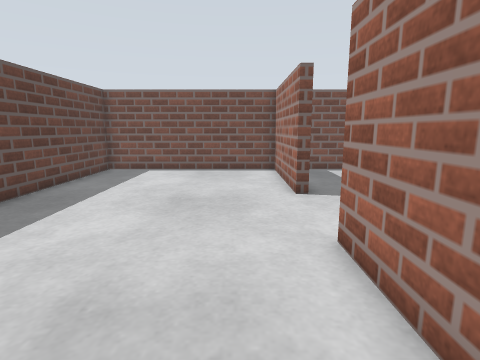
View 1 (above)

17 first-person views from a walk through a world built for the Gazebo simulator. The camera is 0.51 m above the floor, tilts 10° down and sees 80° across. The floor is counted in squares, 0.25 m on a side. Each view is taken from the middle of a square. On the plan, view 1 faces up. The plan holds only what a view shows up to about 17 squares ahead; the rest is blank. The place goes on beyond the plan.

View 2
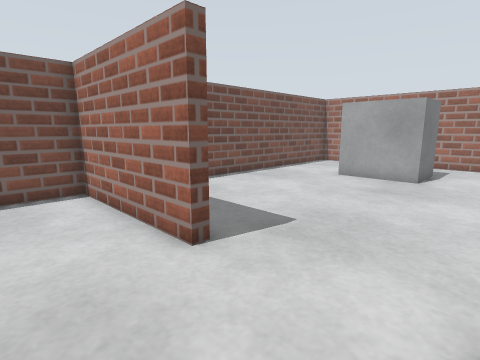

View 3
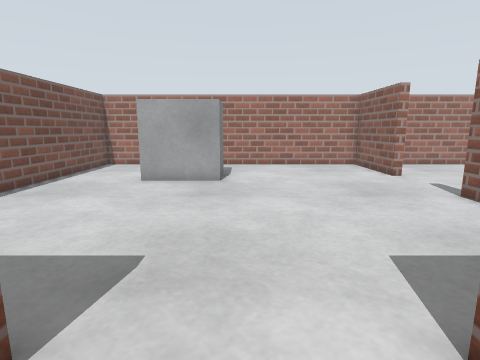

View 4
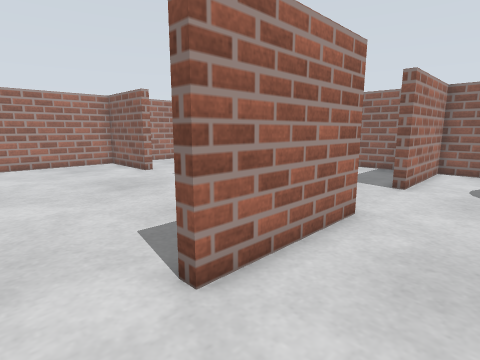

View 5
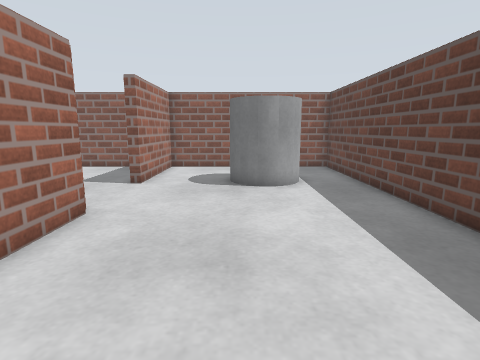

View 6
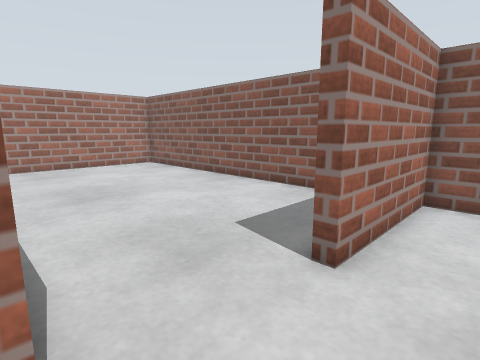

View 7
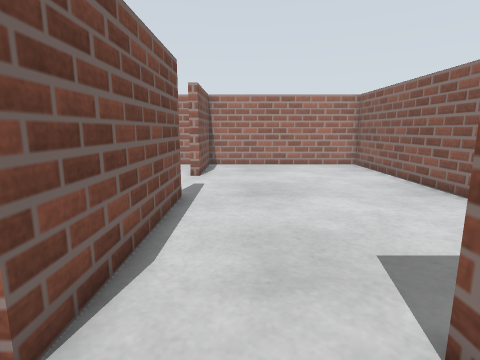

View 8
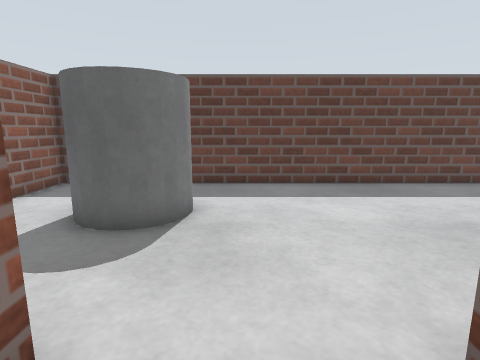

View 9
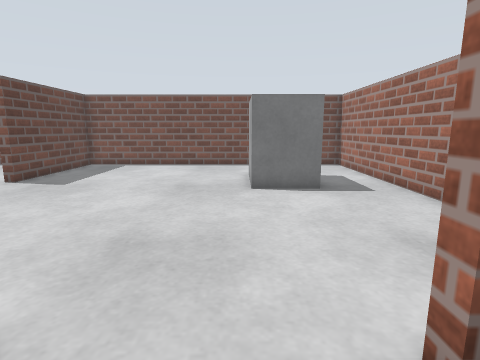

View 10
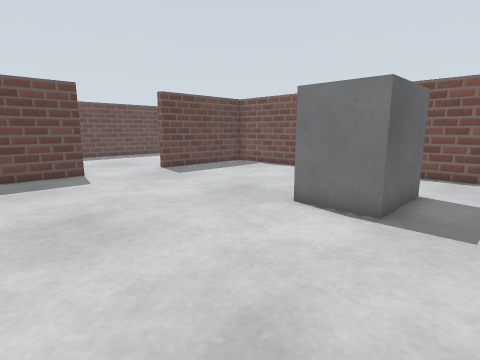

View 11
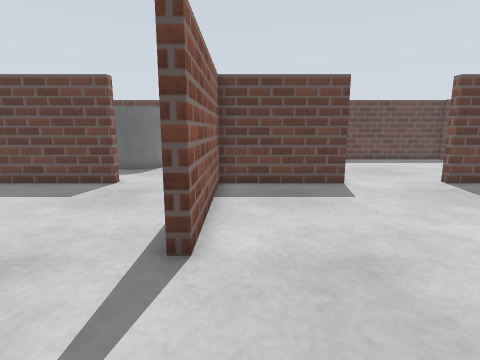

View 12
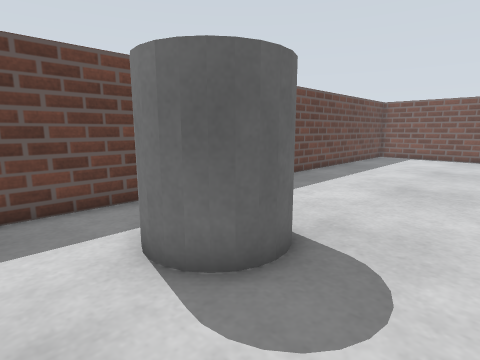

View 13
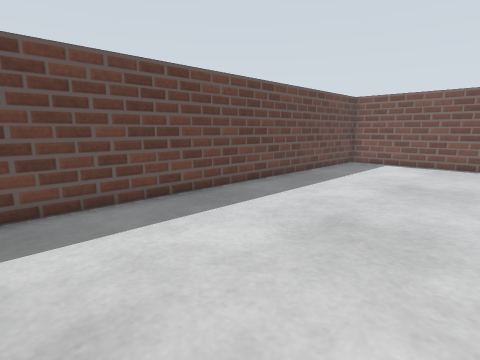

View 14
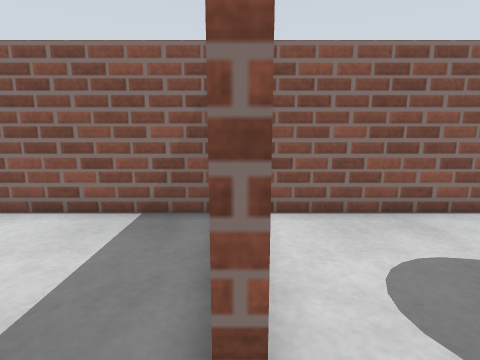

View 15
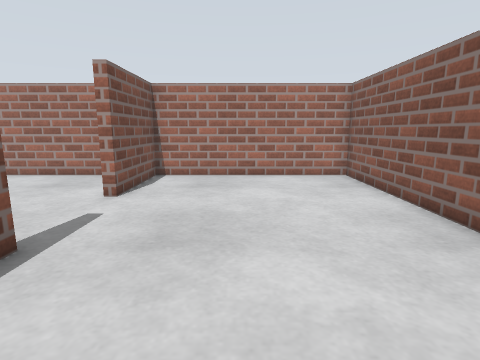

View 16
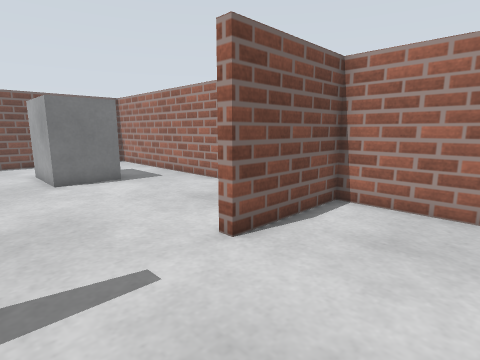

View 17
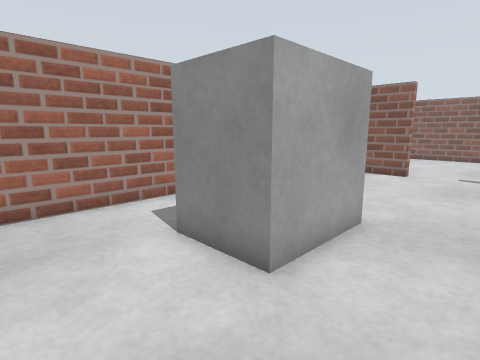

### Floor plan
Key: @ floor where view 1 was taken; # wall or solid block; . floor; B grey box; C grey cylinder.
Columns run from 7 left of view 1 to 17 right of it. Each row starts with its distance up from view 1.
 15 #########################
 14 #........#..............#
 13 #........#..............#
 12 #........#..............#
 11 #........#........BBBB..#
 10 #........#........B  B..#
  9 #.................B  B..#
  8 #.................BBBB..#
  7 #.......................#
  6 #.......................#
  5 #........#..............#
  4 #........#..............#
  3 #........#..............#
  2 #........#..............#
  1 #........#..............#
  0 #......@.#######....#####
 -1 #.......................#
 -2 #.......................#
 -3 #..CCC..................#
 -4 #..C C...#..............#
 -5 #..  C...#..............#
 -6 #..CCC...#..............#
 -7 #........#..............#
 -8 #........#..............#
 -9 #########################

Where each view was taken, in squares from view 1:
view 1: 0 up, 0 right, facing up
view 2: 5 up, 1 left, facing up-right
view 3: 7 up, 0 right, facing right
view 4: 7 up, 1 left, facing down-right
view 5: 7 up, 2 left, facing down
view 6: 0 up, 0 right, facing down-right
view 7: 2 down, 0 right, facing right
view 8: 2 down, 4 right, facing left
view 9: 2 down, 11 right, facing up
view 10: 1 up, 16 right, facing up-left
view 11: 1 up, 13 right, facing left
view 12: 8 down, 1 right, facing up-left
view 13: 3 down, 1 right, facing up-left
view 14: 2 down, 2 right, facing down
view 15: 4 down, 4 right, facing right
view 16: 4 down, 9 right, facing up-right
view 17: 14 up, 9 right, facing down-right
